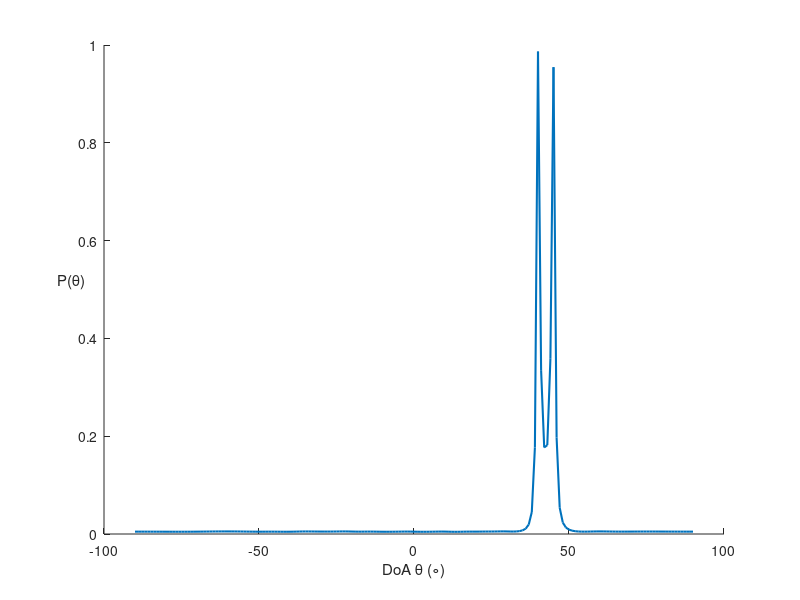

Recreate this plot in MATLAB. (Note: this script raises an error after producing the figure.)
clear all; close all; 
clc;

%% VAR
% P_M=zeros(5,1);
M=20 ;       %capteurs  
N=500;       %nb_echantillons
sigma_s1=1;  %energie signal recu
sigma_s2=1; 
sigma_s = [ sigma_s1 sigma_s2];
% sigma_v=5;%energie du bruit
% sigma_v_tab = [0.1 1 3 5 10 ];
sigma_v_tab = [0.1 1 3 ];
nb_sigma=length(sigma_v_tab);
nb_sigma=1;

for variance = 1:nb_sigma
sigma_v = sigma_v_tab(variance)
    
theta1= 40; %en degré
theta2 = 45;
theta= [theta1 theta2]*(pi/180);      %degré élévation de la source
K=length(theta);

%% Filtrage Spatial Capon 2 sources

test=0;
if test==1  % N=1 echantillon


v = sqrt(sigma_v/2)*(randn(M,1)+1i*randn(M,1)); % [5x1]      % bruit pour chaque capteur
s = diag(sqrt(sigma_s/2))*(randn(K,1)+1i*randn(K,1));               % [2x1]      % signal recu
A=zeros(M,K);                % [5x1]      % direction arrivee de la source determinee par chaque capteur

for j =1:K
    
    for i =1:M
        A(i,j) = exp(-1i*pi*(i-1)*sin(theta(1,K)));
    end

 end

y = A*s + v;
end


% N=500 echantillons
V_n = sqrt(sigma_v/2)*(randn(M,N)+1i*randn(M,N));% [5x500]    % bruit pour chaque capteur, pour chaque échantillon
S_n = sqrt(diag(sigma_s/2))*(randn(K,N)+1i*randn(K,N));              % [1x500]    % signal recu de la source, pour chaque echantillon
% A=zeros(5,1);                  % [5x1]      % direction arrivee de la source determinee par chaque capteur pour un echantillon
A_n = zeros(M,K);              % [5x500]    % % direction arrivee de la source determinee par chaque capteur pour chaque echantillon

% for j=1:N
    
for k =1:K
    A=zeros(M,1);
    for i=1:M
        A_n(i,k) = exp(-1i*pi*(i-1)*sin(theta(1,k)));
    end
%     A_n(:,j) = A; % on concatene l'observation des 5 capteur pour chaque echantillon
end
        
% end

Y_n = A_n*S_n + V_n;

xx=1:N;

disp=0;
if disp==1   
figure,

subplot(5,1,1);plot(xx,Y_n(1,:));title('y1');
subplot(5,1,2);plot(xx,Y_n(2,:));title('y2');
subplot(5,1,3);plot(xx,Y_n(3,:));title('y3');
subplot(5,1,4);plot(xx,Y_n(4,:));title('y4');
subplot(5,1,5);plot(xx,Y_n(5,:));title('y5');

suptitle('signal reçu par chaque capteur M');
end

%% Filtre de Capon

% On a besoin de R autocorrelation du signal recu
% on l'a pas donc il faut l'estimer
% on l'estime avec les N=500 samples de y, dans chaque colonnes de Y_n
% R_chap [5x5]
% R_chap = (1/N)*sum(Y_n*conj(Y_n)'); % * X' *=conj transposé

R_chap = (1/N)*(Y_n*Y_n') ; % Dans cours X* = X.' dans matlab
R_chap_inv = inv(R_chap);


% w_chap = zeros(M,1); %[5x1]
% w_teta = [];
% W_cap=[]; %[5x181]
P=[];     %E_estime_sortie_filtre % [1x181] = une pour chaque angle

for teta=-pi/2:pi/180:pi/2 % on parcourt tous les angles
    
    a_teta_fixe_M_capteurs = zeros(M,1); % [5x1]
%     for k=1:K
    for m = 1:M % w pour chaque capteur
        a_teta_fixe_M_capteurs(m,1) = exp(-1i*pi*(m-1)*sin(teta)); %on calcul les vecteur directionnels pour chaque teta
    end
%     end
    a_teta_fixe_M_capteurs_conj = zeros(1,M);
    a_teta_fixe_M_capteurs_conj = a_teta_fixe_M_capteurs'; % [5x1]* = [5x1].' = [1x5]
    
    w_teta = (R_chap_inv*a_teta_fixe_M_capteurs)/(a_teta_fixe_M_capteurs_conj*R_chap_inv*a_teta_fixe_M_capteurs); %inv(A)*b=A\b
    
%     W_cap = [W_cap w_teta]; %On stock le filtre pour chaque capteur [5x181] => 181 angles
    
    p_teta = 1/(a_teta_fixe_M_capteurs_conj*R_chap_inv*a_teta_fixe_M_capteurs);
    P = [ P p_teta ];   % [1x181] = une pour chaque angle
    
end

angle_radian = -pi/2:pi/180:pi/2;

% PLOT COURBE
% figure,
hold on
plot( angle_radian*180/pi,abs(P),'LineWidth',1.5);
xlabel('DoA \theta (\circ)');
ylabel('P(\theta)','rotation',0);
%Spectre de puissance estimé en sortie du filtre de Capon
title("P(\theta) estimé pour \theta_1= "+theta1+"\circ, \theta_2= "+theta2+"\circ, M = " + M +" capteurs");

% REC LOCATE DOA
if variance == 1
    [pks, locs] = findpeaks(abs(P));
    indices_peak_2_sources = find(pks>0.1);
    index_peak = [ angle_radian(locs(indices_peak_2_sources(1,:)))*180/pi]
    peaks = [ abs(P(locs(indices_peak_2_sources(1)))) abs(P(locs(indices_peak_2_sources(2))))];
    
end

end

%PLOT BONNES DoA
% hold on;
% scatter(index_peak(1),peaks(1),100,'g+','LineWidth',2.5);
% hold on;
% scatter(index_peak(2),peaks(2),100,'r+','LineWidth',2.5);

if nb_sigma ==5
legend("\sigma_v="+sigma_v_tab(1),"\sigma_v="+sigma_v_tab(2),"\sigma_v="+sigma_v_tab(3),"\sigma_v="+sigma_v_tab(4),"\sigma_v="+sigma_v_tab(5),"DoA_1="+index_peak(1)+"\circ","DoA_2="+index_peak(2)+"\circ");
end

if nb_sigma ==3
legend("Capon","\sigma_v="+sigma_v_tab(2),"\sigma_v="+sigma_v_tab(3),"DoA_1="+index_peak(1)+"\circ","DoA_2="+index_peak(2)+"\circ");
end


% plot(locs(pks(1,:)),pks)
% plot(locs(pks)*180/pi,abs(P(locs(pks))))
% scatterplot(abs(P(locs)))
% angle_source = locs*180/pi
